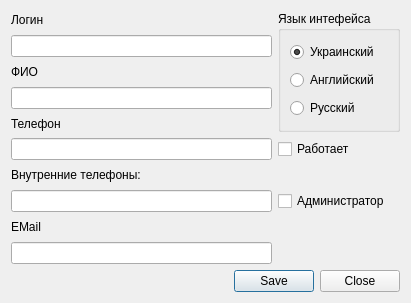
<?xml version="1.0" encoding="UTF-8"?>
<ui version="4.0">
 <class>UserDataDialog</class>
 <widget class="QDialog" name="UserDataDialog">
  <property name="geometry">
   <rect>
    <x>0</x>
    <y>0</y>
    <width>411</width>
    <height>303</height>
   </rect>
  </property>
  <property name="windowTitle">
   <string>Информация о пользователе</string>
  </property>
  <layout class="QGridLayout" name="gridLayout_2">
   <item row="0" column="1" rowspan="5">
    <widget class="QGroupBox" name="groupBox">
     <property name="title">
      <string>Язык интефейса</string>
     </property>
     <layout class="QGridLayout" name="gridLayout">
      <item row="0" column="0">
       <widget class="QRadioButton" name="radioButtonUA">
        <property name="text">
         <string>Украинский</string>
        </property>
        <property name="checked">
         <bool>true</bool>
        </property>
       </widget>
      </item>
      <item row="1" column="0">
       <widget class="QRadioButton" name="radioButtonEN">
        <property name="text">
         <string>Английский</string>
        </property>
       </widget>
      </item>
      <item row="2" column="0">
       <widget class="QRadioButton" name="radioButtonRU">
        <property name="text">
         <string>Русский</string>
        </property>
       </widget>
      </item>
     </layout>
    </widget>
   </item>
   <item row="5" column="1">
    <widget class="QCheckBox" name="checkBoxIsWork">
     <property name="text">
      <string>Работает</string>
     </property>
    </widget>
   </item>
   <item row="5" column="0">
    <widget class="QLineEdit" name="lineEditPhone">
     <property name="clearButtonEnabled">
      <bool>true</bool>
     </property>
    </widget>
   </item>
   <item row="6" column="0">
    <widget class="QLabel" name="label_3">
     <property name="text">
      <string>Внутренние телефоны:</string>
     </property>
    </widget>
   </item>
   <item row="8" column="0">
    <widget class="QLabel" name="label_4">
     <property name="text">
      <string>EMail</string>
     </property>
    </widget>
   </item>
   <item row="2" column="0">
    <widget class="QLabel" name="label">
     <property name="text">
      <string>ФИО</string>
     </property>
    </widget>
   </item>
   <item row="4" column="0">
    <widget class="QLabel" name="label_2">
     <property name="text">
      <string>Телефон</string>
     </property>
    </widget>
   </item>
   <item row="3" column="0">
    <widget class="QLineEdit" name="lineEditFIO">
     <property name="clearButtonEnabled">
      <bool>true</bool>
     </property>
    </widget>
   </item>
   <item row="0" column="0">
    <widget class="QLabel" name="label_5">
     <property name="text">
      <string>Логин</string>
     </property>
    </widget>
   </item>
   <item row="9" column="0">
    <widget class="QLineEdit" name="lineEditEMail">
     <property name="clearButtonEnabled">
      <bool>true</bool>
     </property>
    </widget>
   </item>
   <item row="1" column="0">
    <widget class="QLineEdit" name="lineEditLogin">
     <property name="readOnly">
      <bool>true</bool>
     </property>
    </widget>
   </item>
   <item row="10" column="0" colspan="2">
    <widget class="QDialogButtonBox" name="buttonBox">
     <property name="standardButtons">
      <set>QDialogButtonBox::Close|QDialogButtonBox::Save</set>
     </property>
    </widget>
   </item>
   <item row="7" column="0">
    <widget class="QLineEdit" name="lineEditAsterPhone">
     <property name="clearButtonEnabled">
      <bool>true</bool>
     </property>
    </widget>
   </item>
   <item row="7" column="1">
    <widget class="QCheckBox" name="checkBoxIsAdmin">
     <property name="text">
      <string>Администратор</string>
     </property>
    </widget>
   </item>
  </layout>
 </widget>
 <resources/>
 <connections/>
</ui>
